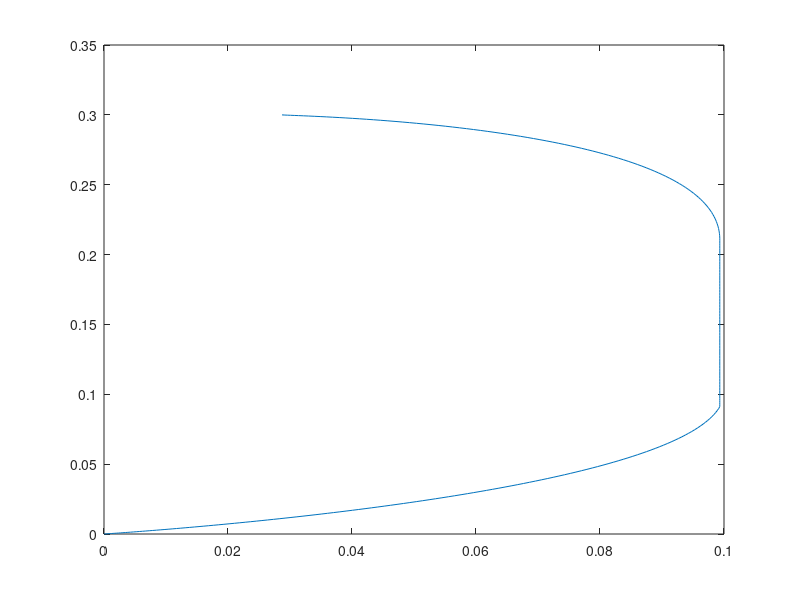

Recreate this plot in MATLAB.

close all

%% Data

dt = 0.01;          % Step time
T = 3;              % Time of the experiment
N = T / dt;         % Number of steps
kv = 0.1;           
lamda = 0;
tau = 50*10^(-3);   %constante de temps
dim  = 14;        %dimension des matrices
nb_of_simu = 10;
%x = [x x' y y' Fx Fy x* x'* y* y'* Fextx Fexty] 
xi = [0 0 0 0 0 0 0 0 0.3 0 0 0];
xdev=0.1;
ydev=0.1;
xobs = [xdev ydev];


w1=10;
w2=10;        
w3=1;
w4=1;
w5=1000;
w6=1000;
 

% Initialization

A = eye(dim);
B = zeros(dim,2);

A(1,2) = dt;A(2,2) = 1-dt*kv;A(2,5) = dt;A(3,4) = dt;
A(4,4) = 1-dt*kv;A(4,6) = dt;A(5,5) = 1-dt/tau;
A(6,6) = 1-dt/tau; 

B(5,1) = dt/tau;B(5,2) = (lamda*dt)/tau;B(6,1) = (lamda*dt)/tau;B(6,2) = dt/tau;

Q = zeros(dim);
Q(1,1) = w1; Q(2,2) = w3; Q(3,3) = w2; Q(4,4) = w4;
Q(7,7) = w1; Q(8,8) = w3; Q(9,9) = w2; Q(10,10) = w4;
Q(1,7) = -w1; Q(2,8) = -w3; Q(3,9) = -w2; Q(4,10) = -w4;
Q(7,1) = -w1; Q(8,2) = -w3; Q(9,3) = -w2; Q(10,4) = -w4;
Qdev = zeros(dim);
Qdev(1,1)  = w5;Qdev(3,3)  = w6;Qdev(1,13) = -w5;Qdev(3,14) = -w6;
Qdev(13,1) = -w5;Qdev(14,3) = -w6;Qdev(13,13) = w5;Qdev(14,14) = w6;

R = eye(2)*10^(-5);    
H = eye(dim);        

S     = zeros(dim,dim,N);
L     = zeros(2,dim,N);
Sigma = zeros(dim,dim,N);
K     = zeros(dim,dim,N);                     
u     = zeros(2,N,nb_of_simu);   % Control variable matrix
x     = zeros(dim,N,nb_of_simu);
xstar   = zeros(dim,N,nb_of_simu); % x with feedback control(FB)



% Noise proportionnal to B according to the document
Omegaxsi = 0.1*(B*B');                     
Omegaw = 0.1*max(max(Omegaxsi))*eye(dim);  

% Initial condition
S(:,:,N) = Q;
s = 0;
Sigma(:,:,1) = Omegaw;



% Model computation

for i=N-1:-1:1
    L(:,:,i) = (R+B.'*S(:,:,i+1)*B)\(B.'*S(:,:,i+1)*A);
    S(:,:,i) =  A'*S(:,:,i+1)*(A-B*L(:,:,i));
    if i == 150
      S(:,:,i) = S(:,:,i) +Qdev;
      end
    end
    s = s + trace(S(:,:,i+1)+Omegaxsi);

for p = 1:nb_of_simu
    % Initialization
    xstar(:,1,p) = reshape([xi xobs],14,1,1);    
    x(:,1,p) = [xi xobs];
    
    for k=1:N-1
        s=0;
        % Generation of the sensory and motor noises% remettre les bruits 
        %motor_noise = mvnrnd(zeros(dim,1),Omegaxsi)';
        %sensory_noise = mvnrnd(zeros(dim,1),Omegaw)'; 
        % Kalman controller
        K(:,:,k) = (A*Sigma(:,:,k)*H')/(H*Sigma(:,:,k)*H' + Omegaw);
        Sigma(:,:,k+1) = Omegaxsi*25 + (A - K(:,:,k)*H)*Sigma(:,:,k)*A';
        u(:,k,p) = -L(:,:,k)*xstar(:,k,p);
        %Calcul de la matrice des variables d'�tats
        y = H*x(:,k,p);%+ sensory_noise;
        %Calcul de l'�tat suivant de x en consid�rant qu'il y avait un contr�le de r�troaction 
        x(:,k+1,p) = A*x(:,k,p) + B*u(:,k,p) ;%+ motor_noise;
        
        if (x(1,k+1,p)<=0.11) && (x(3,k+1,p)<=0.11) && (x(1,k+1,p)>=0.09) && (x(3,k+1,p)>=0.09) %test de position 2 si lobstacle 1  reached
            x(13,k+1,p)=0.1;
            x(14,k+1,p)=0.2;
            %disp(x(:,k+1,p));
            s=k+2
            
        end
        if (x(1,k+1,p)<=0.11) && (x(3,k+1,p)<=0.21) && (x(1,k+1,p)>=0.09) && (x(3,k+1,p)>=0.09)
          x(2,k+1,p)=0;
        %  x(5,k+1,p)=1;% a vérifier
        end
        
        %if k==s
        %    disp(x(:,s,p));
        %end
        %if k==N-50
            %x(6,k+1,p)=10;
        %end
        %Calcul de x avec la commande de r�troaction
        xstar(:,k+1,p) = A*xstar(:,k,p) + B*u(:,k,p) + K(:,:,k)*(y - H*xstar(:,k,p));
        
    end
end

plot(x(1,:,1),x(3,:,1))